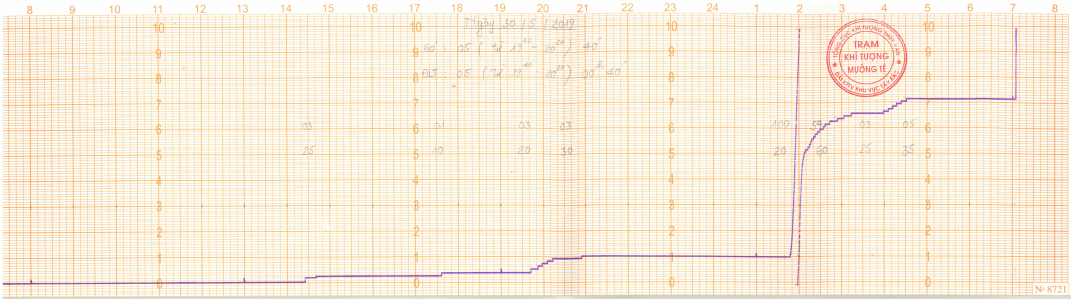
#> input picture Colab Notebooks/xu_ly_anh/Python code test/mua_muong_teT52019_8_1.png, 3213 x 897 px (shown at 1/3 size)
$ python veline.py
#> lines starting #> are read from the running program, lines starting #| are printed output that depends on the picture; after the words box and inside, x2 and y2 are one past the last pixel; in counts of white or black regions, pixels touching at a corner belong together
import cv2
import numpy as np

img = cv2.imread('mua_muong_teT52019_8_1.png')
#> img is the input picture: shape (897, 3213, 3); mean B, G, R 218.1, 237.3, 249.5
imgGray = cv2.cvtColor(img, cv2.COLOR_BGR2GRAY)
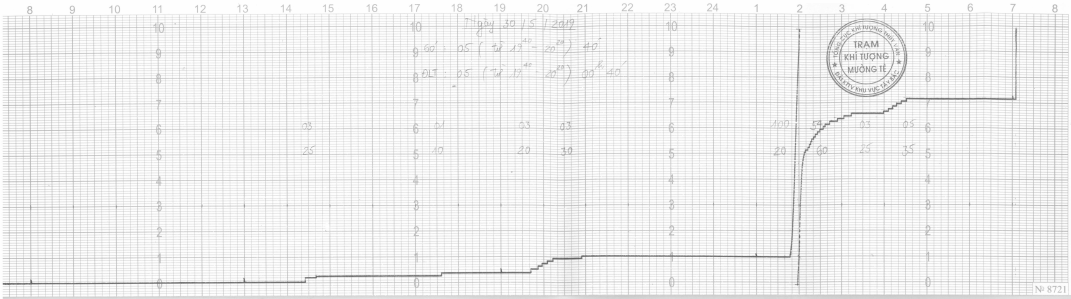
#> imgGray: shape (897, 3213) (shown at 1/3 size); min 93, max 254, mean 238.8
#canny = cv2.Canny(imgGray, 50, 200)
canny = cv2.inRange(img, np.array([50, 150, 150]), np.array([125, 225, 255]))
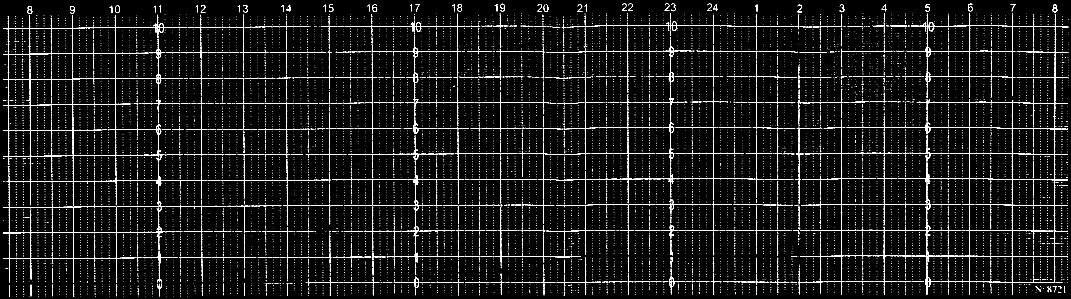
#> canny: shape (897, 3213) (shown at 1/3 size); 4% white in thin lines or dots
lines = cv2.HoughLinesP(canny,rho = 1,theta = 1*np.pi/180,threshold = 100,
	minLineLength = 100,maxLineGap = 100)
#> lines = 320 rows, first 6: [1242, 846, 3203, 846], [1756, 845, 3164, 845], [2139, 78, 3165, 78], [1756, 536, 3037, 536], [1480, 691, 1592, 691], [1799, 613, 2333, 613]
N = lines.shape[0]
#> N = 320
for i in range(N):
    x1 = lines[i][0][0]
    y1 = lines[i][0][1]
    x2 = lines[i][0][2]
    y2 = lines[i][0][3]
    cv2.line(img,(x1,y1),(x2,y2),(255,0,0),2)
#> this loop made 320 passes
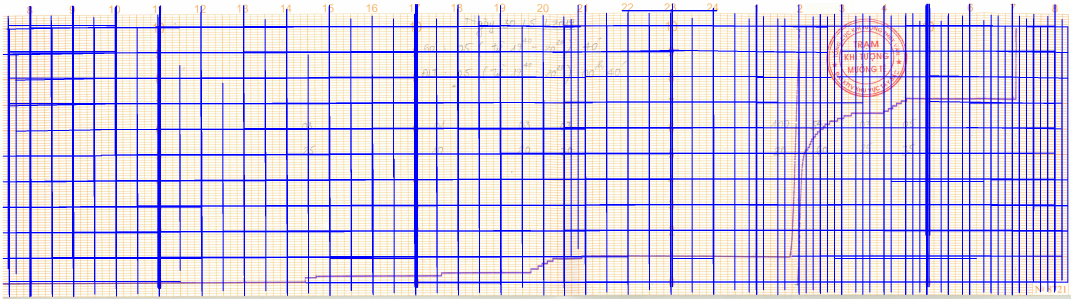
#> img: shape (897, 3213, 3) (shown at 1/3 size); 13.95% of pixels changed, all inside (x1, y1, x2, y2) = (8, 10, 3206, 892)
cv2.imwrite('det_line.jpg', canny)
cv2.imwrite('line_det_canny.jpg', img)

cv2.imshow('anhmau', canny)
cv2.imshow('anhkomau', img)

cv2.waitKey(0)
#> (the run stopped early here; a loop or call above may not have finished)

$ run again, with Colab Notebooks/xu_ly_anh/Python code test/am_muong_te_T72007_10_2.png copied over Colab Notebooks/xu_ly_anh/Python code test/mua_muong_teT52019_8_1.png
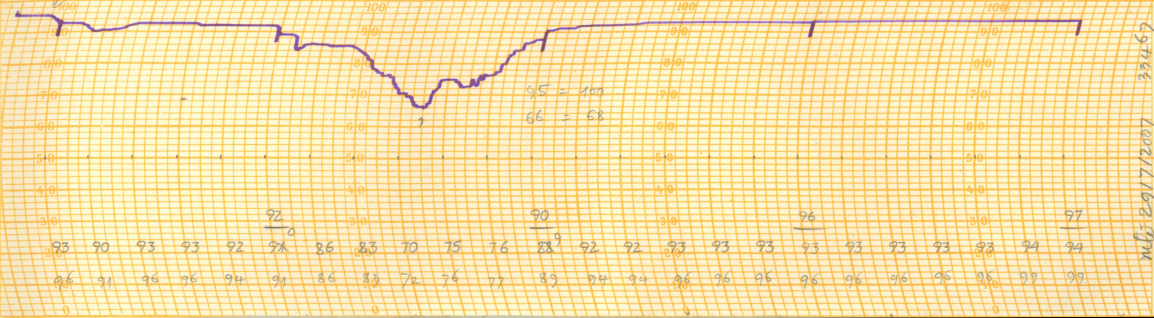
#> input picture Colab Notebooks/xu_ly_anh/Python code test/am_muong_te_T72007_10_2.png, 2308 x 636 px (shown at 1/2 size)
#> img is the input picture: shape (636, 2308, 3); mean B, G, R 167.3, 225.9, 248.9
#> `canny = cv2.inRange(img, np.array([50, 150, 150]), np.array([125, 225,..`:
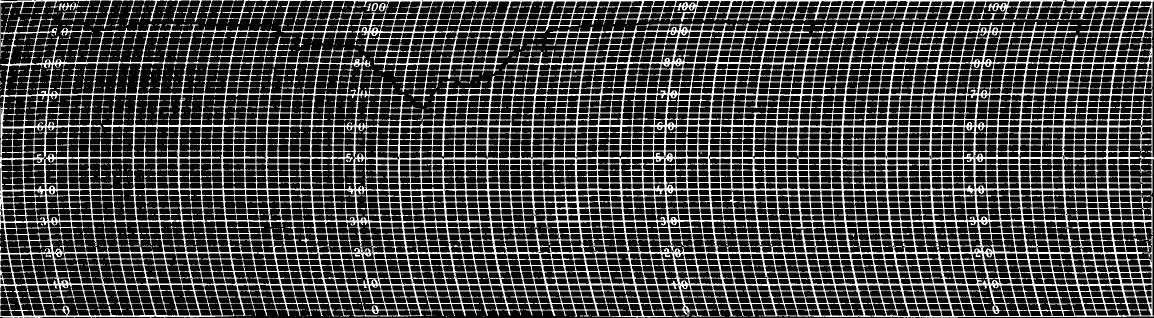
#> canny: shape (636, 2308) (shown at 1/2 size); 25.2% white; 484 white regions (432 under 20 px), largest, box (x1, y1, x2, y2) and area: (0, 0, 2308, 636) 365670, (121, 8, 183, 44) 308, (743, 6, 756, 23) 106
#> lines = 639 rows, first 6: [1, 0, 2307, 0], [0, 506, 2304, 506], [0, 442, 2304, 442], [0, 569, 2304, 569], [1, 251, 2304, 251], [1, 379, 2304, 379]
#> the loop `for i in range(N):` made 639 passes
#> after the loop `for i in range(N):`:
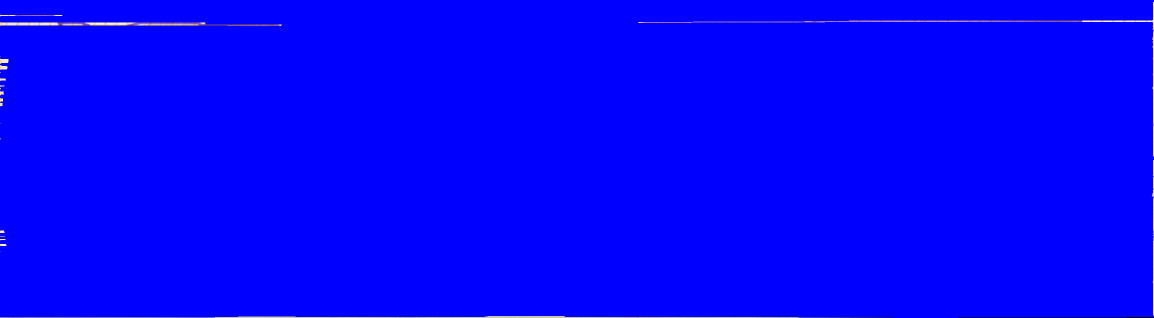
#> img: shape (636, 2308, 3) (shown at 1/2 size); mean B, G, R 254.3, 1.3, 1.5

$ run again, with Colab Notebooks/xu_ly_anh/Python code test/anh crop1.png copied over Colab Notebooks/xu_ly_anh/Python code test/mua_muong_teT52019_8_1.png
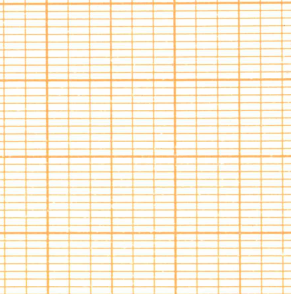
#> input picture Colab Notebooks/xu_ly_anh/Python code test/anh crop1.png, 291 x 294 px
#> img is the input picture: shape (294, 291, 3); mean B, G, R 221.2, 241, 250.8
#> `canny = cv2.inRange(img, np.array([50, 150, 150]), np.array([125, 225,..`:
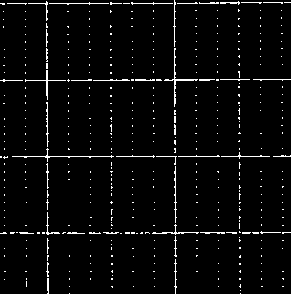
#> canny: shape (294, 291); 3.3% white in thin lines or dots
#> lines = [[0, 156, 290, 156], [0, 3, 282, 3], [47, 293, 47, 2], [3, 232, 290, 232], [175, 293, 175, 2], [0, 233, 283, 233], [0, 80, 282, 80], [3, 79, 290, 79], [174, 286, 174, 0], [239, 286, 239, 2], [46, 271, 46, 1]]
#> the loop `for i in range(N):` made 11 passes
#> after the loop `for i in range(N):`:
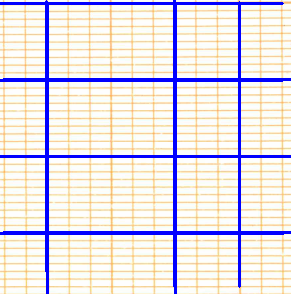
#> img: shape (294, 291, 3); 8.24% of pixels changed, all inside (x1, y1, x2, y2) = (0, 0, 291, 294)

$ run again, with Colab Notebooks/xu_ly_anh/Python code test/anh crop2.png copied over Colab Notebooks/xu_ly_anh/Python code test/mua_muong_teT52019_8_1.png
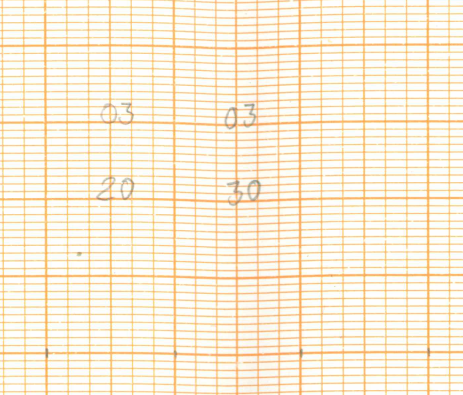
#> input picture Colab Notebooks/xu_ly_anh/Python code test/anh crop2.png, 463 x 395 px
#> img is the input picture: shape (395, 463, 3); mean B, G, R 217.8, 238.9, 250.4
#> `canny = cv2.inRange(img, np.array([50, 150, 150]), np.array([125, 225,..`:
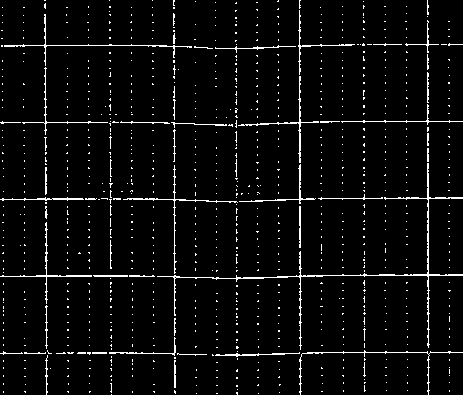
#> canny: shape (395, 463); 4% white in thin lines or dots
#> lines = 22 rows, first 6: [174, 392, 174, 0], [428, 394, 428, 5], [300, 394, 300, 0], [427, 391, 427, 0], [299, 392, 299, 0], [301, 198, 462, 198]
#> the loop `for i in range(N):` made 22 passes
#> after the loop `for i in range(N):`:
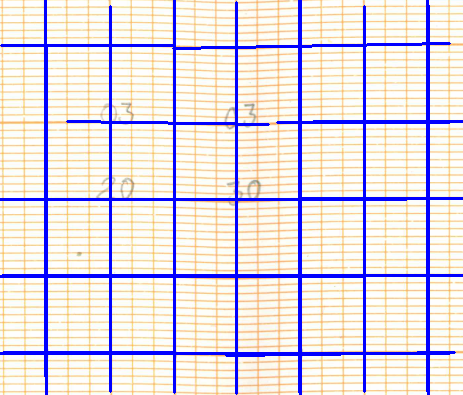
#> img: shape (395, 463, 3); 9.06% of pixels changed, all inside (x1, y1, x2, y2) = (0, 0, 463, 395)
